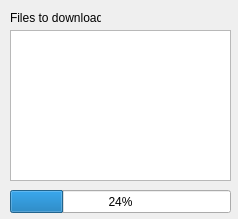
<?xml version="1.0" encoding="UTF-8"?>
<ui version="4.0">
 <class>QtShanoirDownloadWidget</class>
 <widget class="QWidget" name="QtShanoirDownloadWidget">
  <property name="geometry">
   <rect>
    <x>0</x>
    <y>0</y>
    <width>238</width>
    <height>219</height>
   </rect>
  </property>
  <property name="windowTitle">
   <string>Form</string>
  </property>
  <widget class="QTableWidget" name="tableWidget">
   <property name="geometry">
    <rect>
     <x>10</x>
     <y>30</y>
     <width>221</width>
     <height>151</height>
    </rect>
   </property>
   <property name="maximumSize">
    <size>
     <width>230</width>
     <height>16777215</height>
    </size>
   </property>
  </widget>
  <widget class="QLabel" name="label">
   <property name="geometry">
    <rect>
     <x>10</x>
     <y>10</y>
     <width>91</width>
     <height>16</height>
    </rect>
   </property>
   <property name="text">
    <string>Files to download :</string>
   </property>
  </widget>
  <widget class="QProgressBar" name="progressBar">
   <property name="geometry">
    <rect>
     <x>10</x>
     <y>190</y>
     <width>221</width>
     <height>23</height>
    </rect>
   </property>
   <property name="value">
    <number>24</number>
   </property>
  </widget>
 </widget>
 <resources/>
 <connections/>
</ui>
